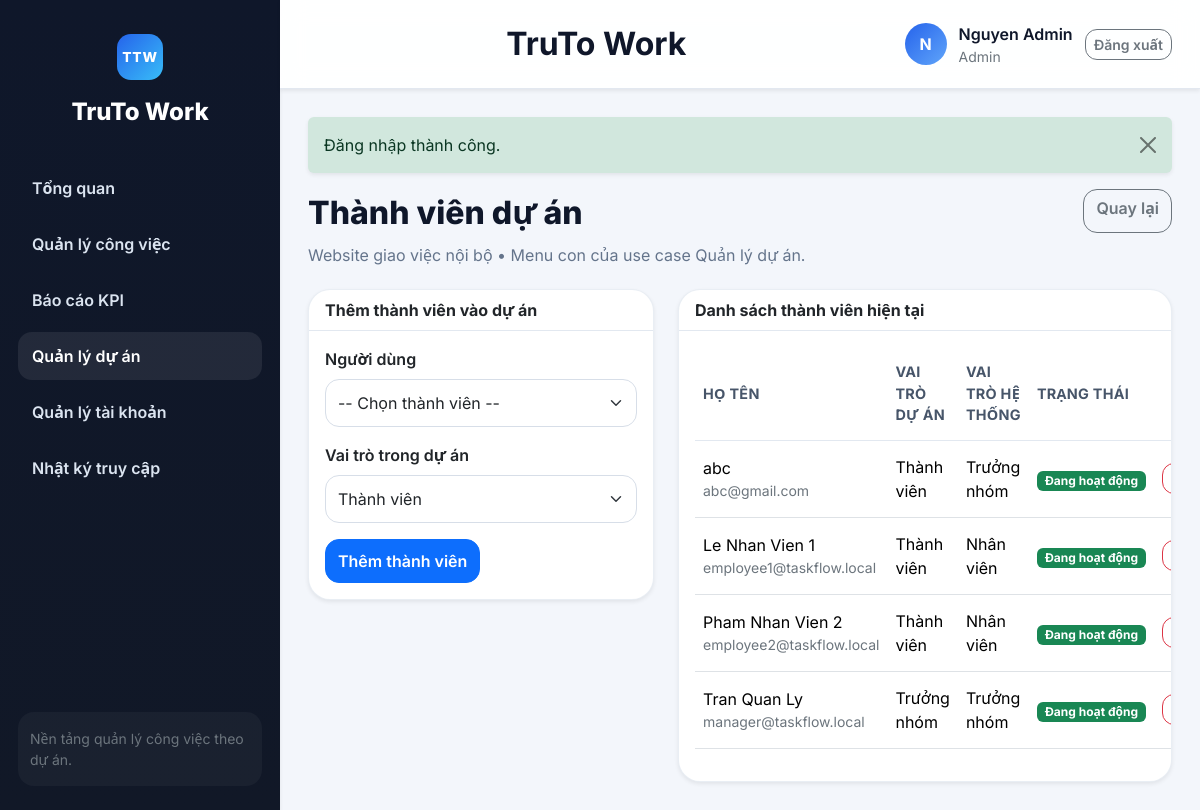
Page /index.php?route=du_an/members&id=1 (signed in) on the committed database.
### tables this page shows
CREATE TABLE `tai_khoan` (
  `id` int(11) NOT NULL,
  `name` varchar(150) NOT NULL,
  `email` varchar(150) NOT NULL,
  `password` varchar(255) NOT NULL,
  `role` enum('admin','manager','employee') NOT NULL DEFAULT 'employee',
  `department` varchar(100) DEFAULT NULL,
  `status` enum('active','inactive') NOT NULL DEFAULT 'active',
  `created_at` datetime NOT NULL
);

CREATE TABLE `du_an` (
  `id` int(11) NOT NULL,
  `code` varchar(50) NOT NULL,
  `name` varchar(150) NOT NULL,
  `description` text DEFAULT NULL,
  `start_date` date DEFAULT NULL,
  `end_date` date DEFAULT NULL,
  `priority` enum('low','medium','high') NOT NULL DEFAULT 'medium',
  `status` enum('planning','active','completed') NOT NULL DEFAULT 'active',
  `created_by` int(11) NOT NULL,
  `created_at` datetime NOT NULL
);

CREATE TABLE `thanh_vien_du_an` (
  `id` int(11) NOT NULL,
  `project_id` int(11) NOT NULL,
  `user_id` int(11) NOT NULL,
  `project_role` enum('lead','member','reviewer') NOT NULL DEFAULT 'member',
  `joined_at` datetime NOT NULL
);

### app/core/BaseController.php (called while the page is built, shortened)
<?php
abstract class BaseController
{
    protected function render(string $view, array $data = [], string $title = APP_NAME): void
    {
        extract($data);
        $viewFile = VIEW_PATH . '/' . $view . '.php';
        require $viewFile;
        $content = ob_get_clean();
        require VIEW_PATH . '/layouts/main.php';
    }
}

### app/controllers/ProjectController.php (called while the page is built, shortened)
<?php
class ProjectController extends BaseController
{
    public function members(int $id): void
    {
        $model = new Project();
        $project = $model->find($id);
        $members = $model->members($id);
        $this->render('du_an/members', compact('project', 'members', 'availableUsers'), 'Thành viên dự án');
    }
}

### app/bootstrap.php (called while the page is built, shortened)
<?php
spl_autoload_register(function (string $class): void {
    $prefix = 'App\\';
    $relative = substr($class, strlen($prefix));
    $relativePath = str_replace('\\', '/', $relative);
    $file = APP_PATH . '/' . strtolower(dirname($relativePath)) . '/' . basename($relativePath) . '.php';
});
require APP_PATH . '/core/helpers.php';

### app/core/Database.php (called while the page is built, shortened)
<?php
final class Database
{
    private static ?PDO $instance = null;
    public static function connection(): PDO
    {
        if (self::$instance === null) {
            $dsn = 'mysql:host=' . DB_HOST . ';port=' . DB_PORT . ';dbname=' . DB_NAME . ';charset=utf8';
            try {
                self::$instance = new PDO($dsn, DB_USER, DB_PASS, [
                    PDO::ATTR_ERRMODE => PDO::ERRMODE_EXCEPTION,
                    PDO::ATTR_DEFAULT_FETCH_MODE => PDO::FETCH_ASSOC,
                    PDO::MYSQL_ATTR_INIT_COMMAND => 'SET NAMES utf8 COLLATE utf8_general_ci',
                ]);
            } catch (PDOException $exception) {
                http_response_code(500);
                exit('Không thể kết nối MySQL. Kiểm tra lại file app/config/config.php và import CSDL.');
            }
        }
        return self::$instance;
    }
}

### app/models/BaseModel.php (called while the page is built, shortened)
<?php
abstract class BaseModel
{
    public function __construct()
    {
        $this->db = Database::connection();
    }
}

### app/models/Project.php (called while the page is built, shortened)
<?php
class Project extends BaseModel
{
    public function find(int $id): ?array
    {
        $stmt = $this->db->prepare(
            'SELECT p.*, u.name AS creator_name
             FROM du_an p
             LEFT JOIN tai_khoan u ON u.id = p.created_by
             WHERE p.id = :id LIMIT 1'
        );
        $stmt->execute(['id' => $id]);
        return $stmt->fetch() ?: null;
    }
    public function members(int $projectId): array
    {
        $stmt = $this->db->prepare(
            'SELECT pm.id, pm.project_role, pm.joined_at, u.id AS user_id, u.name, u.email, u.role, u.status
             FROM thanh_vien_du_an pm
             INNER JOIN tai_khoan u ON u.id = pm.user_id
             WHERE pm.project_id = :project_id
             ORDER BY pm.project_role DESC, u.name'
        );
        $stmt->execute(['project_id' => $projectId]);
        return $stmt->fetchAll();
    }
}

### app/core/helpers.php (called while the page is built, shortened)
<?php
function e(?string $value): string
{
    return htmlspecialchars((string) $value, ENT_QUOTES, 'UTF-8');
}
function route_url(string $route, array $params = []): string
{
    $query = array_merge(['route' => $route], $params);
    return 'index.php?' . http_build_query($query);
}
function consume_flash(): ?array
{
    $flash = $_SESSION['flash'];
    return $flash;
}
function current_user(): ?array
{
    return Auth::user();
}
function status_label(string $status): string
{
    return match ($status) {
        'new' => 'Mới tạo',
        'assigned' => 'Đã phân công',
        'in_progress' => 'Đang thực hiện',
        'blocked' => 'Bị chặn',
        'submitted' => 'Chờ duyệt',
        'approved' => 'Đã duyệt',
        'redo' => 'Yêu cầu làm lại',
        'active' => 'Đang hoạt động',
        'inactive' => 'Ngưng hoạt động',
        'planning' => 'Lên kế hoạch',
        'completed' => 'Hoàn thành',
        default => ucfirst($status),
    };
}
function status_badge_class(string $status): string
{
    return match ($status) {
        'active', 'approved', 'completed' => 'success',
        'new' => 'secondary',
        'assigned' => 'info',
        'in_progress' => 'primary',
        'blocked' => 'warning',
        'submitted' => 'dark',
        'redo' => 'danger',
        'planning', 'inactive' => 'secondary',
        default => 'secondary',
    };
}
function role_label(string $role): string
{
    return match ($role) {
        'admin' => 'Admin',
        'manager' => 'Trưởng nhóm',
        'employee' => 'Nhân viên',
        default => ucfirst($role),
    };
}
function active_menu(string $routePrefix): string
{
    $route = (string) ($_GET['route'] ?? 'dashboard/index');
    return str_starts_with($route, $routePrefix) ? 'is-active' : '';
}

### app/models/User.php (called while the page is built, shortened)
<?php
class User extends BaseModel
{
    public function find(int $id): ?array
    {
        $stmt = $this->db->prepare('SELECT * FROM tai_khoan WHERE id = :id LIMIT 1');
        $stmt->execute(['id' => $id]);
        return $stmt->fetch() ?: null;
    }
}

### app/core/Auth.php (called while the page is built, shortened)
<?php
final class Auth
{
    public static function user(): ?array
    {
        return (new User())->find((int) $_SESSION['user_id']);
    }
}

### app/views/du_an/members.php (the view, shortened to what this page needs)
<div class="section-header">
    <div>
        <div class="section-title">Thành viên dự án</div>
        <p class="section-desc"><?= e($project['name']) ?> • Menu con của use case Quản lý dự án.</p>
    </div>
    <a href="<?= e(route_url('du_an/index')) ?>" class="btn btn-outline-secondary">Quay lại</a>
</div>
<div class="row g-4">
    <div class="col-lg-5">
        <div class="card border-0 shadow-sm">
            <div class="card-header">Thêm thành viên vào dự án</div>
            <div class="card-body">
                <form method="post" action="<?= e(route_url('du_an/addMember', ['id' => $project['id']])) ?>">
                    <div class="mb-3">
                        <label class="form-label fw-semibold">Người dùng</label>
                        <select class="form-select" name="user_id" required>
                            <option value="">-- Chọn thành viên --</option>
                        </select>
                    </div>
                    <div class="mb-3">
                        <label class="form-label fw-semibold">Vai trò trong dự án</label>
                        <select class="form-select" name="project_role">
                            <option value="member">Thành viên</option>
                        </select>
                    </div>
                    <button class="btn btn-primary">Thêm thành viên</button>
                </form>
            </div>
        </div>
    </div>
    <div class="col-lg-7">
        <div class="card border-0 shadow-sm">
            <div class="card-header">Danh sách thành viên hiện tại</div>
            <div class="card-body table-responsive">
                <table class="table align-middle">
                    <thead>
                        <tr>
                            <th>Họ tên</th>
                            <th>Vai trò dự án</th>
                            <th>Vai trò hệ thống</th>
                            <th>Trạng thái</th>
                            <th class="text-end">Xóa</th>
                        </tr>
                    </thead>
                    <tbody>
                    <?php foreach ($members as $member): ?>
                        <tr>
                            <td><?= e($member['name']) ?><div class="small text-secondary"><?= e($member['email']) ?></div></td>
                            <td><?= e(match ($member['project_role']) { 'lead' => 'Trưởng nhóm', 'reviewer' => 'Người duyệt', default => 'Thành viên' }) ?></td>
                            <td><?= e(role_label($member['role'])) ?></td>
                            <td><span class="badge text-bg-<?= e(status_badge_class($member['status'])) ?>"><?= e(status_label($member['status'])) ?></span></td>
                            <td class="text-end">
                                <a class="btn btn-sm btn-outline-danger" href="<?= e(route_url('du_an/removeMember', ['id' => $project['id'], 'user_id' => $member['user_id']])) ?>" onclick="return confirm('Xóa thành viên này khỏi dự án?')">Xóa</a>
                            </td>
                        </tr>
                    <?php endforeach; ?>
                    </tbody>
                </table>
            </div>
        </div>
    </div>
</div>

### app/views/layouts/main.php (shortened to what this page needs)
<?php
$flash = consume_flash();
$authUser = current_user();
$currentRoute = (string) ($_GET['route'] ?? ($authUser ? 'dashboard/index' : 'home/index'));
$isPublicPage = !$authUser && str_starts_with($currentRoute, 'home/');
$isLoginPage = !$authUser && str_starts_with($currentRoute, 'auth/');
?>
<!doctype html>
<html lang="vi">
<head>
    <link href="https://cdn.jsdelivr.net/npm/bootstrap@5.3.3/dist/css/bootstrap.min.css" rel="stylesheet">
    <link href="assets/css/app.css?v=20260404a" rel="stylesheet">
</head>
<body>
<?php if ($isPublicPage): ?>
    <div class="public-site-shell">
        <header class="public-header">
            <div class="public-container public-header-inner">
                <a class="brand-public" href="<?= e(route_url('home/index')) ?>">
                    <span class="brand-public-mark">TTW</span>
                    <span>
                        <strong>TruTo Work</strong>
                        <small>Quản lý công việc theo dự án</small>
                    </span>
                </a>
                <nav class="public-nav">
                    <a class="<?= $currentRoute === 'home/index' ? 'is-active' : '' ?>" href="<?= e(route_url('home/index')) ?>">Trang chủ</a>
                    <a class="<?= $currentRoute === 'home/about' ? 'is-active' : '' ?>" href="<?= e(route_url('home/about')) ?>">Giới thiệu</a>
                    <a href="<?= e(route_url('auth/login')) ?>">Đăng nhập</a>
                </nav>
            </div>
        </header>
        <main class="public-main">
            <div class="public-container">
                <?php if ($flash): ?>
                    <div class="alert alert-<?= e($flash['type']) ?> alert-dismissible fade show shadow-sm border-0 mt-3">
                        <?= e($flash['message']) ?>
                        <button type="button" class="btn-close" data-bs-dismiss="alert"></button>
                    </div>
                <?php endif; ?>
                <?= $content ?>
            </div>
        </main>
        <footer class="public-footer">
            <div class="public-container public-footer-inner">
                <span>TruTo Work</span>
            </div>
        </footer>
    </div>
<?php else: ?>
    <div class="app-shell">
        <aside class="sidebar shadow-sm">
            <div class="sidebar-brand">
                <div class="brand-icon">TTW</div>
                <div class="brand-title">TruTo Work</div>
            </div>
            <nav class="sidebar-menu">
                <a class="menu-link <?= e(active_menu('dashboard/')) ?>" href="<?= e(route_url('dashboard/index')) ?>">
                    <span>Tổng quan</span>
                </a>
                <a class="menu-link <?= e(active_menu('cong_viec/')) ?>" href="<?= e(route_url('cong_viec/index')) ?>">
                    <span>Quản lý công việc</span>
                </a>
                <a class="menu-link <?= e(active_menu('kpi/')) ?>" href="<?= e(route_url('kpi/index')) ?>">
                    <span>Báo cáo KPI</span>
                </a>
                <?php if (in_array($authUser['role'], ['admin', 'manager'], true)): ?>
                    <a class="menu-link <?= e(active_menu('du_an/')) ?>" href="<?= e(route_url('du_an/index')) ?>">
                        <span>Quản lý dự án</span>
                    </a>
                <?php endif; ?>
                <?php if ($authUser['role'] === 'admin'): ?>
                    <a class="menu-link <?= e(active_menu('tai_khoan/')) ?>" href="<?= e(route_url('tai_khoan/index')) ?>">
                        <span>Quản lý tài khoản</span>
                    </a>
                    <a class="menu-link <?= e(active_menu('nhat_ky/')) ?>" href="<?= e(route_url('nhat_ky/index')) ?>">
                        <span>Nhật ký truy cập</span>
                    </a>
                <?php endif; ?>
            </nav>
            <div class="sidebar-footer">
                <div class="small text-secondary">Nền tảng quản lý công việc theo dự án.</div>
            </div>
        </aside>
        <div class="main-shell">
            <header class="topbar shadow-sm">
                <div class="page-info">
                    <div class="page-label">TruTo Work</div>
                </div>
                <div class="topbar-user">
                    <div class="avatar-badge"><?= e(strtoupper(substr($authUser['name'], 0, 1))) ?></div>
                    <div>
                        <div class="fw-semibold"><?= e($authUser['name']) ?></div>
                        <div class="small text-secondary"><?= e(role_label($authUser['role'])) ?></div>
                    </div>
                    <a class="btn btn-outline-secondary btn-sm" href="<?= e(route_url('auth/logout')) ?>">Đăng xuất</a>
                </div>
            </header>
            <main class="content-shell">
                <?php if ($flash): ?>
                    <div class="alert alert-<?= e($flash['type']) ?> alert-dismissible fade show shadow-sm border-0">
                        <?= e($flash['message']) ?>
                        <button type="button" class="btn-close" data-bs-dismiss="alert"></button>
                    </div>
                <?php endif; ?>
                <?= $content ?>
            </main>
        </div>
    </div>
<?php endif; ?>
</body>
</html>

### rows in the picture
tai_khoan: name "N", name "Nguyen Admin", role "Admin"
du_an: name "Website giao việc nội bộ"
thanh_vien_du_an: user.name "abc", user.email "abc@gmail.com", project_role "Thành viên", user.role "Trưởng nhóm", user.status "Đang hoạt động"
thanh_vien_du_an: user.name "Le Nhan Vien 1", user.email "employee1@taskflow.local", project_role "Thành viên", user.role "Nhân viên", user.status "Đang hoạt động"
thanh_vien_du_an: user.name "Pham Nhan Vien 2", user.email "employee2@taskflow.local", project_role "Thành viên", user.role "Nhân viên", user.status "Đang hoạt động"
thanh_vien_du_an: user.name "Tran Quan Ly", user.email "manager@taskflow.local", project_role "Trưởng nhóm", user.role "Trưởng nhóm", user.status "Đang hoạt động"

### other values in the picture
$flash['message'] "Đăng nhập thành công."
